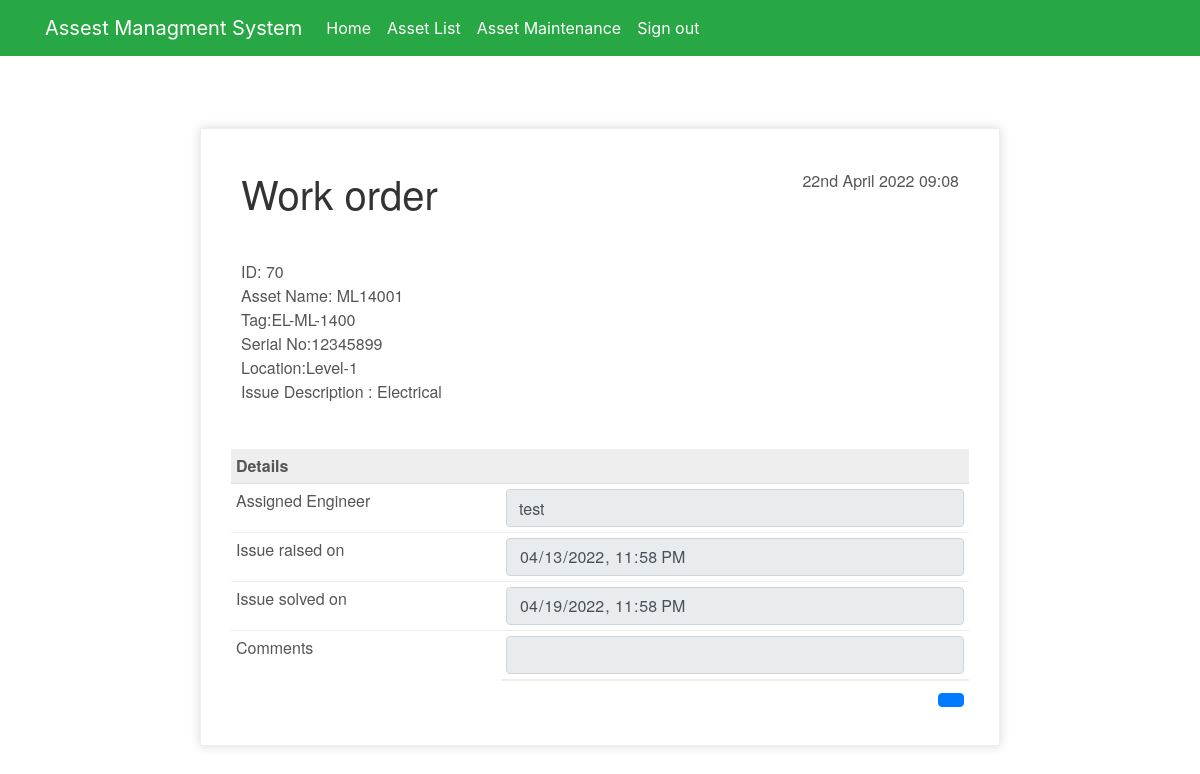
The app's page /workorder/70/ (signed in) with its own data.
### myapp/models.py (models this page shows)
class AssetMain(models.Model):
    asset_id = models.CharField(max_length=100)
    asset_name = models.CharField(max_length=100)
    asset_tag = models.CharField(max_length=100)
    asset_serial_No = models.CharField(max_length=100)
    asset_loc = models.CharField(max_length=100)
    asset_status = models.CharField(max_length=100,null=True, default=None, blank=True)
    date_main = models.DateTimeField(blank=True, null=True,default=datetime.date.today)
    asset_desc = models.CharField(max_length=100,null=True, default=None, blank=True)
    asset_assign = models.CharField(max_length=100,null=True, default=None, blank=True)
    date_solved = models.DateTimeField(null=True, default=None, blank=True)
    asset_comments = models.CharField(max_length=100,null=True, default=None, blank=True)
    def __str__(self):
        return self.asset_name

### myapp/views.py (the view)
# urls.py: path('workorder/<int:pk>/', views.workorder, name="workorder"),
@login_required(login_url='signin')
def workorder(request,pk,new={}):
    asset_main = AssetMain.objects.filter(id=pk)
    print(asset_main)
    context_dict=[]
    return render(request, 'myapp/workorder.html', locals())

### myapp/templates/myapp/workorder.html (shortened to what this page needs)
{% extends 'myapp/base.html' %}
{% load static %}
{% block content %}
<head>
</head>
<br><br><br>
<div class="invoice-box">
  <table cellpadding="0" cellspacing="0">
    {% for row in asset_main %}
    <tr class="top">
      <td colspan="2">
        <table>
          <tr>
            <td class="title">
              <h1>Work order</h1>
            </td>
            <td>
              {% now "jS F Y H:i" %}<br>
            </td>
          </tr>
        </table>
      </td>
    </tr>
    <tr class="information">
      <td colspan="2">
        <table>
          <tr>
            <td>
              ID: {{row.id}}<br>
              Asset Name: {{row.asset_name}}<br>
              Tag:{{row.asset_tag}}<br>
              Serial No:{{row.asset_serial_No}}<br>
              Location:{{row.asset_loc}}<br>
              Issue Description : {{row.asset_desc}}<br>
            </td>
            <td>
            </td>
          </tr>
        </table>
      </td>
    </tr>
    <tr class="heading">
      <td>
        Details
      </td>
      <td>
      </td>
    <form method="post">
      <tr class="item">
        <td>
          Assigned Engineer
        </td>
        <td>
          <input name='asset_assign' class="form-control" type="text" value="{{row.asset_assign}}" readonly>
      </div>
      <tr class="item">
        <td>
          Issue raised on
        </td>
        <td>
          <input name='date_solved' class="form-control" required="" type="datetime-local" value="{{row.date_main|date:'Y-m-d'}}T{{row.date_solved|time:'H:i:s'}}" readonly>
      </td>
      </tr>
      <tr class="item">
        <td>
          Issue solved on
        </td>
        <td>
          <input name='date_solved' class="form-control" required="" type="datetime-local" value="{{row.date_solved|date:'Y-m-d'}}T{{row.date_solved|time:'H:i:s'}}" readonly>
        </td>
      </tr>
      <tr class="item last">
        <td>
          Comments
        </td>
        <td>
          <input name='asset_comments' class="form-control" type="text" value="{{row.asset_comments}}" readonly>
        </td>
      </tr>
      <tr class="total">
        <td></td>
        <td>
          <a class="btn btn-primary btn-s" name="submit" href="{% url 'download-pdf' row.id%}" method="post"></a></td>
      </tr>
      {% endfor %}
{% endblock content %}

### myapp/templates/myapp/workorder.html (style rules this page uses)
.invoice-box { max-width: 800px; margin: auto; padding: 30px; border: 1px solid #eee; box-shadow: 0 0 10px rgba(0, 0, 0, .15); font-size: 16px; line-height: 24px; font-family: 'Helvetica Neue', 'Helvetica', Helvetica, Arial, sans-serif; color: #555; }
.invoice-box table { width: 100%; line-height: inherit; text-align: left; }
.invoice-box table td { padding: 5px; vertical-align: top; }
.invoice-box table tr td:nth-child(2) { text-align: right; }
.invoice-box table tr.top table td { padding-bottom: 20px; }
.invoice-box table tr.top table td.title { font-size: 45px; line-height: 45px; color: #333; }
.invoice-box table tr.information table td { padding-bottom: 40px; }
.invoice-box table tr.heading td { background: #eee; border-bottom: 1px solid #ddd; font-weight: bold; }
.invoice-box table tr.item td { border-bottom: 1px solid #eee; }
.invoice-box table tr.item.last td { border-bottom: none; }
.invoice-box table tr.total td:nth-child(2) { border-top: 2px solid #eee; font-weight: bold; }

### records on screen
AssetMain: now "22nd April 2022 09:08", id "70", asset_name "ML14001", asset_tag "EL-ML-1400", asset_serial_No "12345899", asset_loc "Level-1", asset_desc "Electrical", asset_assign "test", date_solved "04/13/2022 23:58", date_solved "04/19/2022 23:58"
